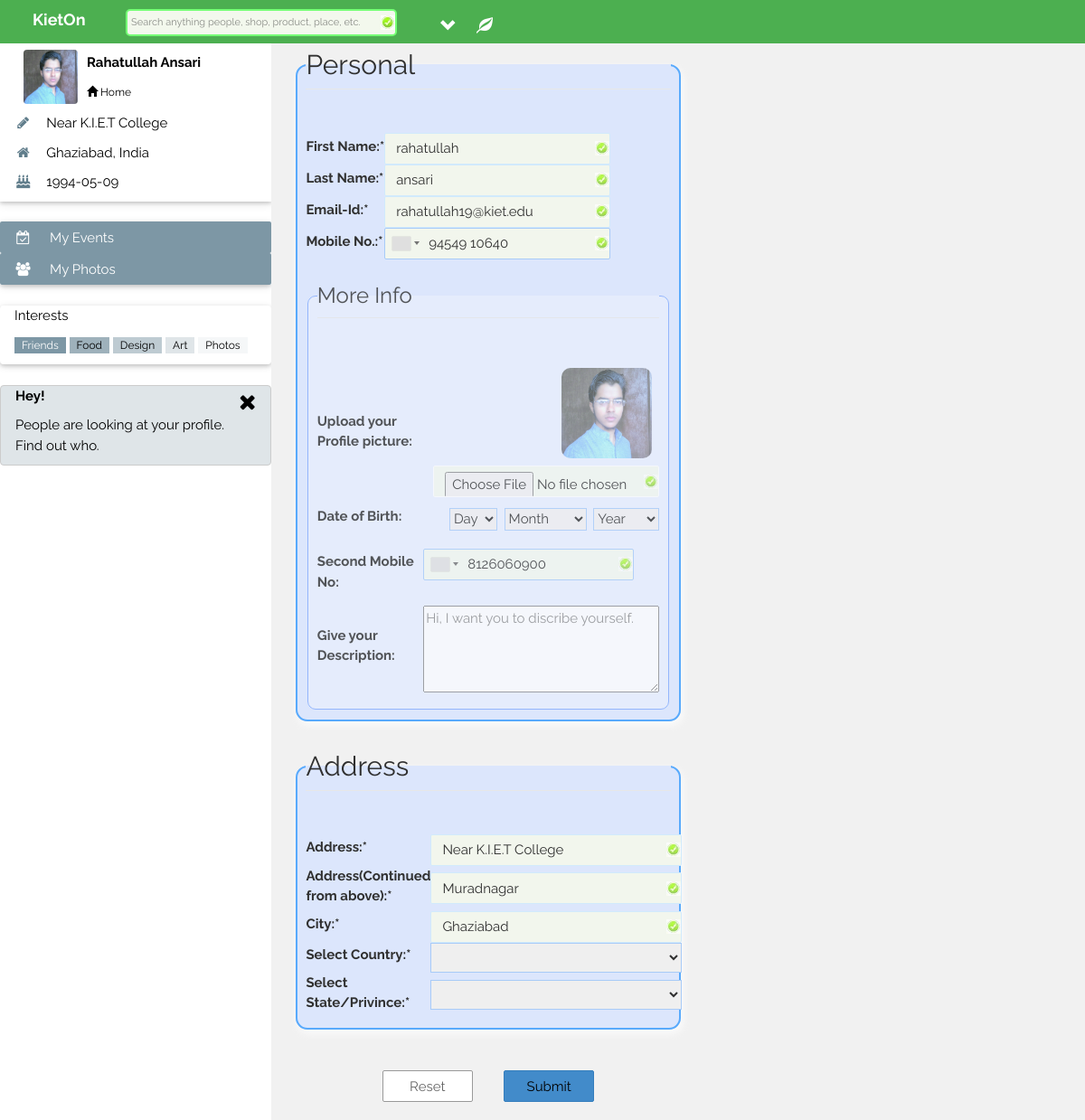
Page /hm_profile1.php (signed in) on the committed database.
### tables this page shows
CREATE TABLE `hm_profile` (
  `hm_id` int(11) NOT NULL,
  `first_name` varchar(30) NOT NULL,
  `last_name` varchar(30) NOT NULL,
  `id_proof` varchar(50) NOT NULL,
  `password` varchar(40) NOT NULL,
  `mobile_no1` varchar(13) NOT NULL,
  `mobile_no2` varchar(13) NOT NULL,
  `address1` varchar(80) NOT NULL,
  `address2` varchar(80) NOT NULL,
  `last_seen` datetime NOT NULL,
  `user_quote` varchar(100) NOT NULL,
  `user_aim` varchar(100) NOT NULL,
  `user_idea` varchar(50) NOT NULL,
  `d_o_b` date NOT NULL,
  `about_me` varchar(150) NOT NULL,
  `pin_code` int(6) NOT NULL,
  `profile_pic` varchar(60) NOT NULL,
  `profile_type` tinyint(2) NOT NULL,
  `location_id` int(11) DEFAULT NULL,
  `city` varchar(30) NOT NULL,
  `state` varchar(30) NOT NULL,
  `country` varchar(30) NOT NULL,
  `lat` float(10,6) NOT NULL,
  `lon` float(10,6) NOT NULL,
  `matrimonial_status_id` tinyint(1) NOT NULL,
  `religion_id` tinyint(2) NOT NULL,
  `gender_id` tinyint(1) NOT NULL,
  `online_status` tinyint(1) NOT NULL,
  `date_of_join` datetime NOT NULL
);

### hm_functions.php (called while the page is built, shortened)
<?php
			$connection = new mysqli('127.0.0.1','root','','helpmiii');
			function queryMysql($query)
			{
				global $connection;
				$result = $connection->query($query);
				return $result;
			}
			function profileInfo($user)
			{
				$result = queryMysql("SELECT * FROM hm_profile WHERE hm_id = $user ");
				if($result->num_rows)
				{
					$row = $result->fetch_array(MYSQLI_ASSOC);
				}
				return $row;
			}
					?>

### hm_profile1.php (the view, shortened to what this page needs)
<?php
require_once('hm_functions.php');
if (isset($_SESSION['hm_id'])) {
$hm_info = profileInfo($_SESSION['hm_id']);
}
$user_hm_id = $hm_info['hm_id'];
$user_first_name = $hm_info['first_name'];
$user_last_name = $hm_info['last_name'];
$user_profile_pic = $hm_info['profile_pic'];
$hm_name = $user_first_name . " " . $user_last_name;
?>
<!DOCTYPE html>
<html>
	<link rel="stylesheet" href="build/css/intlTelInput.css">
    <link rel="stylesheet" href="build/css/demo.css">
  <link rel="stylesheet" href="http://maxcdn.bootstrapcdn.com/bootstrap/3.3.7/css/bootstrap.min.css">
  <link rel="stylesheet" href="build/css/bootstrap.css">
  <link rel="stylesheet" href="build/css/light_gray.css">
  <link rel="stylesheet" href="https://cdnjs.cloudflare.com/ajax/libs/font-awesome/4.6.3/css/font-awesome.min.css">
  <body class="w3-light-grey">
  <?php
if (isset($_SESSION['hm_id'])) {
	$hm_info = profileInfo($_SESSION['hm_id']);
}
?>
    <div class="w3-container w3-top w3-green w3-large w3-padding" style="z-index:500">
	  	<div class="search">
			<div class="content">
				<span style="margin-left:20px;"> <b>KietOn</b></span>
				<input type="text" name="reciver_name" id="searchid" class="searchBox"  maxlength="50" size="45" placeholder="Search anything people, shop, product, place, etc." autocomplete="off" />
				<div style="margin:8px; float:right;">
					<div class="dropdown" style="float:left; cursor:pointer;">
						<span class="glyphicon glyphicon-chevron-down dropdown-toggle" id="menu1" data-toggle="dropdown"></span>
					</div>
					<ul id="nav">
						<li id="notification_li">
							<a href="#" id="notificationLink"><span class="glyphicon glyphicon-leaf"></span></a>
						</li>
					</ul>
				</div>
			</div>
		 </div>
    </div>
    <nav class="w3-sidenav w3-collapse w3-white w3-animate-left" style="z-index:400;width:300px;" id="mySidenav">
      <br>
      <br>
      <div class="w3-col">
        <div class="w3-card-2">
			<div class="w3-container">
			 <table>
				<tr class="profile_info">
				   <td>
					  <img class="w3-round" id="hm_dp" src="images/profile_pic/<?php echo $user_profile_pic; ?>" style="float:left; width:60px; height:60px; margin:10px;">
				   </td>
				   <td>
					  <table>
						 <tr>
							<td>
							   <a href="profile/pro.php?user_id=<?php echo $user_hm_id/2+5; ?>"><p id="hm_name" style="text-transform:capitalize;"><b><?php echo $hm_name;?></b></p></a>
							</td>
						 </tr>
						 <tr>
							<td>
							   <a href="timeline/kieton.php" style="font-size:12px;"><span class="glyphicon glyphicon-home"></span> Home</a>
							</td>
						 </tr>
					  </table>
				   </td>
				</tr>
			 </table>
			 <p><i class="fa fa-pencil fa-fw w3-margin-right w3-text-theme"></i><?php echo $hm_info['address1']; ?></p>
			 <p><i class="fa fa-home fa-fw w3-margin-right w3-text-theme"></i><?php echo $hm_info['city']; ?>,<?php echo " " .  $hm_info['country']; ?></p>
			 <p><i class="fa fa-birthday-cake fa-fw w3-margin-right w3-text-theme"></i><?php echo $hm_info['d_o_b']; ?></p>
			</div>
		  </div>
        <br>
        <div class="w3-card-2 w3-round">
          <div class="w3-accordion w3-white">
            <button onClick="myFunction('Demo2')" class="w3-btn-block w3-theme-l1 w3-left-align">
              <i class="fa fa-calendar-check-o fa-fw w3-margin-right">
              </i> My Events
            </button>
            <button onClick="myFunction('Demo3')" class="w3-btn-block w3-theme-l1 w3-left-align">
              <i class="fa fa-users fa-fw w3-margin-right">
              </i> My Photos
            </button>
          </div>
        </div>
        <br>
        <div class="w3-card-2 w3-round w3-white">
          <div class="w3-container">
            <p>Interests
            </p>
            <p>
              <span class="w3-tag w3-small w3-theme-l1">Friends
              </span>
              <span class="w3-tag w3-small w3-theme-l2">Food
              </span>
              <span class="w3-tag w3-small w3-theme-l3">Design
              </span>
              <span class="w3-tag w3-small w3-theme-l4">Art
              </span>
              <span class="w3-tag w3-small w3-theme-l5">Photos
              </span>
            </p>
          </div>
        </div>
        <br>
        <div class="w3-container w3-round w3-theme-l4 w3-border w3-theme-border w3-margin-bottom">
          <span onClick="this.parentElement.style.display='none'" class="w3-hover-text-grey w3-closebtn">
            <i class="fa fa-remove">
            </i>
          </span>
          <p>
            <strong>Hey!
            </strong>
          </p>
          <p>People are looking at your profile. Find out who.
          </p>
        </div>
        <br>
        <br>
      </div>
    </nav>
  <div class="w3-main col-lg-5" style="margin-top:30px; margin-right:300px; margin-left:290px;">
    <div class="w3-col">
	<div style="margin:20px;">
        <form method="post" action="<?php echo $_SERVER['PHP_SELF'];?>" enctype="multipart/form-data" title="All the input fields with Astric ( * ) mark are compulsory" autocomplete="off" target="_parent">
          <fieldset style="border:solid; border-width:2px; border-color:#39F; border-radius:13px; box-shadow:2px 4px 9px #FFFFFF; background-color:#D7E4FF; opacity:0.8; margin-top:-5px;">
            <legend><h2>Personal</h2></legend><br>
               <table>
                  <tr>
                    <td>
                        <label for="Name">First Name:*</label>
                    </td>
                    <td align="right">
                        <input type="text" name="firstname" id="firstname" value="<?php echo $hm_info['first_name']; ?>" maxlength="50" placeholder="Firstname" style="width:250px" autofocus required>
                    </td>
                  </tr>
                  <tr>
                  	<td align="left">
                    	<label for="Name">Last Name:*</label>
                    </td>
                    <td align="right">
                    	<input type="text" name="lastname" id="lastname" value="<?php echo $hm_info['last_name']; ?>" maxlength="50" placeholder="Lastname" style="width:250px" required>
                    </td>
                  </tr>
                  <tr>
                  	<td align="left">
                    	<label for="email-id">Email-Id:*</label>
                    </td>
                    <td align="right">
                    	<input type="email" name="idproof" value="<?php echo $hm_info['id_proof']; ?>" id="idproof" size="25" title="Enter a valid Email Address. So, that it will be helpfull to drop a Email regarding any notification" placeholder="Email Address" style="width:250px" required>
                    </td>
                  </tr>
                  <tr>
                  	<td align="left">
                    	<label for="Mno">Mobile No.:*</label>
                    </td>
                    <td align="left">
                    	<input name="mobile1" id="phone" type="tel" value="<?php echo $hm_info['mobile_no1']; ?>" title="Enter a valid Mobile number. So, that it will be helpfull to contact you." minlegth="11" maxlength="11" placeholder="Mobile No." style="width:250px;" required>
                    </td>
                  </tr>
               </table><br>
            <fieldset style="border:solid; border-width:1.5px; border-color:#69F; border-radius:9px; background-color:#E6EEFF; opacity:0.8; margin-top:-5px;">
              <legend><h3>More Info</h3></legend><br>
			  	<table>
                  <tr>
                    <td>
                        <label for="profile_pic">Upload your Profile picture:</label>
                    </td>
                    <td align="right" style="width:221px;">
                        <img id="blah" src="images/profile_pic/<?php echo $hm_info['profile_pic']; ?>" style="border-radius:10px; margin:8px; width:100px;" />
                        <input type='file' name="profile_pic" name="files[0]" id="profilepic" onchange="readURL(this);" style="border-color:#FFF; margin-bottom:10px;" title="Upload your profile picture"/>
                    </td>
                  </tr>
                  <tr>
                  	<td align="left">
                    	<label for="dob">Date of Birth:</label>
                    </td>
                    <td align="right">
                    	<span name="dateofbirth" >
                            <select name="birthday" id="day" title="Day"  style="width:53px; height:25px;" >
                                <option value="0" selected="1">Day</option>
                            </select>&nbsp;
                            <select name="birthmonth" id="month" title="Month" style="width:91px; height:25px;">
                                <option value="0" selected="1">Month</option>
                            </select>&nbsp;
                            <select name="birthyear" id="year" title="Year" style="width:73px; height:25px;" >
                                <option value="0" selected="1">Year</option>
                             </select>
                        </span>
                    </td>
                  </tr>
                  <tr>
                  	<td align="left">
                    	<label for="mobile2"><br>Second Mobile No:</label>
                    </td>
                    <td align="left">
                    	<input name="mobile2" id="phone2" type="tel" value="<?php echo $hm_info['mobile_no2']; ?>" title="Enter your secondary mobile number. So, that you will be contacted on this in case emergency" placeholder="Another Mobile No. (Optional)" maxlength="11" minlegth="11" style="margin-top:10px; width:233px;" >
                    </td>
                  </tr>
				  <tr>
                  	<td align="left">
                    	<label for="description">Give your Description:</label>
                    </td>
                    <td align="left">
                    	<textarea rows="4" cols="30" name="description" value="<?php echo $hm_info['about_me']; ?>" id="descript" title="It will be helpfull to the user. So, that user can identifying you" placeholder="Hi, I want you to discribe yourself." style="margin-top:10px;"></textarea>
                    </td>
                  </tr>
               </table>
            </fieldset>
          </fieldset>
          <br>
          <fieldset style="border:solid; border-width:2px; border-color:#39F; border-radius:13px; box-shadow:2px 4px 9px #FFFFFF; background-color:#D7E4FF; opacity:0.8;">
          	<legend><h2>Address</h2></legend><br>
            	<table>
                	<tr>
                    	<td>
                        	<label>Address:*</label>
                        </td>
                        <td>
                        	<input name="address1" type="text" value="<?php echo $hm_info['address1']; ?>" title="Street address, P.O. box, C/O" placeholder="Street address, P.O. box, C/O" style="width:278px;" required>
                        </td>
                    </tr>
                    <tr>
                    	<td>
                        	<label>Address(Continued from above):*</label>
                        </td>
                    	<td>
                        	<input name="address2" type="text" value="<?php echo $hm_info['address2']; ?>" title="Apartment, Suit, Unit, Building, Floor, etc" placeholder="Apartment,Suit,Unit,Building,Floor,etc" style="width:278px;" required>
                        </td>
                    </tr>
                    <tr>
                    	<td>
                        	<label>City:*</label>
                        </td>
                        <td>
                        	<input name="city" type="text" value="<?php echo $hm_info['city']; ?>" placeholder="City in which you live."  style="width:278px;" required>
                        </td>
                    </tr>
                    <tr>
                        <td>
                        	<label>Select Country:*</label>
                        </td>
                        <td>
                        	<select name ="country" id="country"  value="<?php echo $hm_info['country']; ?>" size="1.5" style="height:33px; width:278px;" required></select><br>
                        </td>
                    </tr>
                    <tr>
                        <td>
                        	<label>Select State/Privince:*</label>
                        </td>
                        <td>
                        	<select name ="state" id ="state" value="<?php echo $hm_info['state']; ?>" size="1.5" style="height:33px; width:278px;" required></select>
                        </td>
                    </tr>
                </table>
              </fieldset>
           <br>
           <br>
           <p align="center">
            <button type="reset" style="background-color:#FFF; color:#666; border:solid; border-width:1px; border-color:#999;"> &nbsp;&nbsp;&nbsp;&nbsp;Reset&nbsp;&nbsp;&nbsp;&nbsp; </button>&nbsp;&nbsp;&nbsp;&nbsp;&nbsp;&nbsp;&nbsp;&nbsp;
            <button name="submit" type="submit" value="Submit!" > Submit </button>
        </div>
	</div>
</body>
</html>

### build/css/intlTelInput.css (style rules this page uses)
.intl-tel-input * { box-sizing:border-box;-moz-box-sizing:border-box }
.intl-tel-input input,.intl-tel-input input[type=text],.intl-tel-input input[type=tel] { position:relative;z-index:0;margin-top:0 !important;margin-bottom:0 !important;padding-left:48px;margin-left:0;transition:background-color 100ms ease-out }

### build/css/demo.css (style rules this page uses)
* { box-sizing: border-box; -moz-box-sizing: border-box; }
body { margin:0px; font-size: 12px; font-family: "Helvetica Neue",Helvetica,Arial,sans-serif; color: #555; }
input[type=text],input[type=password],input[type=email],input[name=phone], input[type=file] { padding: 6px 12px; border-color:#CAE9FF; border-width:1px; border-radius: 2px; }
input, button { height: 35px; margin: 0; padding: 6px 12px; border-radius: 2px; font-family: inherit; font-size: 100%; color: inherit; }
input, select { border: 1px solid #CCC; border-color:#97C2F9; width: 250px; }
input:valid { background: #f3f8ed url(valid.png) no-repeat center right; }
button { color: #FFF; width:100px; background-color: #428BCA; border: 1px solid #357EBD; }

### build/css/light_gray.css (style rules this page uses)
.w3-theme-l5 { color:#000 !important; background-color:#f5f7f8 !important }
.w3-theme-l4 { color:#000 !important; background-color:#dfe5e8 !important }
.w3-theme-l3 { color:#000 !important; background-color:#becbd2 !important }
.w3-theme-l2 { color:#000 !important; background-color:#9eb1bb !important }
.w3-theme-l1 { color:#fff !important; background-color:#7d97a5 !important }
.w3-text-theme { color:#607d8b !important }

### hm_profile1.php (style rules this page uses)
html,body,h1,h2,h3,h4,h5 { font-family: "Raleway", sans-serif }
.search { float:left; height:32px; }
.content #searchid { height:30px; border-style:solid; border-width:2px; border-color:#75FF75; border-radius:5px; width:300px; padding:4px; font-size:11px; color:#333333; margin-left:40px; margin-right:40px; }
#nav { list-style-type: none; }
#notification_li { position:relative; }

### rows in the picture
hm_profile: profile_pic (picture), hm_name "Rahatullah Ansari", address1 "Near K.I.E.T College", city "Ghaziabad", country "India", d_o_b "1994-05-09", firstname "rahatullah", lastname "ansari", idproof "rahatullah19@kiet.edu", mobile1 "94549 10640", mobile2 "8126060900", description "Hi, I want you to discribe yourself.", address2 "Muradnagar"
